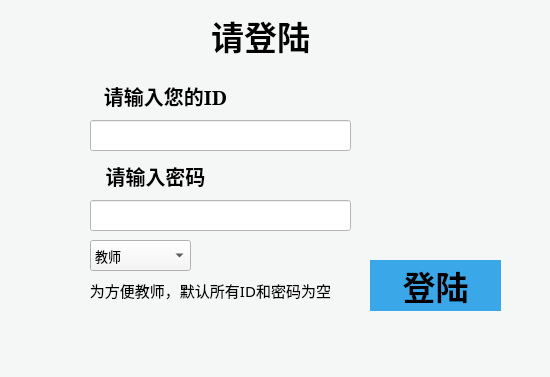
<?xml version="1.0" encoding="UTF-8"?>
<ui version="4.0">
 <class>Login</class>
 <widget class="QWidget" name="Login">
  <property name="geometry">
   <rect>
    <x>0</x>
    <y>0</y>
    <width>550</width>
    <height>377</height>
   </rect>
  </property>
  <property name="font">
   <font>
    <family>幼圆</family>
    <pointsize>10</pointsize>
   </font>
  </property>
  <property name="windowTitle">
   <string>登录</string>
  </property>
  <property name="styleSheet">
   <string notr="true">background-color: rgb(245, 246, 246);</string>
  </property>
  <widget class="QLabel" name="label_login">
   <property name="geometry">
    <rect>
     <x>0</x>
     <y>10</y>
     <width>521</width>
     <height>51</height>
    </rect>
   </property>
   <property name="font">
    <font>
     <family>幼圆</family>
     <pointsize>25</pointsize>
     <weight>75</weight>
     <bold>true</bold>
    </font>
   </property>
   <property name="text">
    <string>请登陆</string>
   </property>
   <property name="alignment">
    <set>Qt::AlignCenter</set>
   </property>
  </widget>
  <widget class="QLineEdit" name="Input_ID">
   <property name="geometry">
    <rect>
     <x>90</x>
     <y>120</y>
     <width>261</width>
     <height>31</height>
    </rect>
   </property>
   <property name="font">
    <font>
     <family>SimSun</family>
     <pointsize>13</pointsize>
    </font>
   </property>
   <property name="styleSheet">
    <string notr="true">background-color: rgb(255, 255, 255);</string>
   </property>
  </widget>
  <widget class="QLineEdit" name="Input_Keyword">
   <property name="geometry">
    <rect>
     <x>90</x>
     <y>200</y>
     <width>261</width>
     <height>31</height>
    </rect>
   </property>
   <property name="font">
    <font>
     <family>SimSun</family>
     <pointsize>13</pointsize>
    </font>
   </property>
   <property name="styleSheet">
    <string notr="true">background-color: rgb(255, 255, 255);</string>
   </property>
  </widget>
  <widget class="QLabel" name="label_inputid">
   <property name="geometry">
    <rect>
     <x>70</x>
     <y>80</y>
     <width>191</width>
     <height>31</height>
    </rect>
   </property>
   <property name="font">
    <font>
     <family>SimSun</family>
     <pointsize>15</pointsize>
     <weight>75</weight>
     <bold>true</bold>
    </font>
   </property>
   <property name="text">
    <string>请输入您的ID</string>
   </property>
   <property name="alignment">
    <set>Qt::AlignCenter</set>
   </property>
  </widget>
  <widget class="QLabel" name="label_inputkey">
   <property name="geometry">
    <rect>
     <x>70</x>
     <y>160</y>
     <width>171</width>
     <height>31</height>
    </rect>
   </property>
   <property name="font">
    <font>
     <family>SimSun</family>
     <pointsize>15</pointsize>
     <weight>75</weight>
     <bold>true</bold>
    </font>
   </property>
   <property name="text">
    <string>请输入密码</string>
   </property>
   <property name="alignment">
    <set>Qt::AlignCenter</set>
   </property>
  </widget>
  <widget class="QPushButton" name="pushButton">
   <property name="geometry">
    <rect>
     <x>370</x>
     <y>260</y>
     <width>131</width>
     <height>51</height>
    </rect>
   </property>
   <property name="font">
    <font>
     <family>SimSun</family>
     <pointsize>25</pointsize>
     <weight>75</weight>
     <bold>true</bold>
    </font>
   </property>
   <property name="styleSheet">
    <string notr="true">QPushButton
{ 
    border-radius:250px;
	background-color: rgb(58, 167, 232);
}
QPushButton:hover
{
	background-color: rgb(147, 226, 238);
	border-radius: 250px;
	
}</string>
   </property>
   <property name="text">
    <string>登陆</string>
   </property>
  </widget>
  <widget class="QComboBox" name="comboBox">
   <property name="geometry">
    <rect>
     <x>90</x>
     <y>240</y>
     <width>101</width>
     <height>31</height>
    </rect>
   </property>
   <item>
    <property name="text">
     <string>教师</string>
    </property>
   </item>
   <item>
    <property name="text">
     <string>学生</string>
    </property>
   </item>
  </widget>
  <widget class="QLabel" name="label">
   <property name="geometry">
    <rect>
     <x>60</x>
     <y>280</y>
     <width>301</width>
     <height>21</height>
    </rect>
   </property>
   <property name="font">
    <font>
     <family>幼圆</family>
     <pointsize>11</pointsize>
    </font>
   </property>
   <property name="text">
    <string>为方便教师，默认所有ID和密码为空</string>
   </property>
   <property name="alignment">
    <set>Qt::AlignCenter</set>
   </property>
  </widget>
 </widget>
 <resources/>
 <connections/>
</ui>
